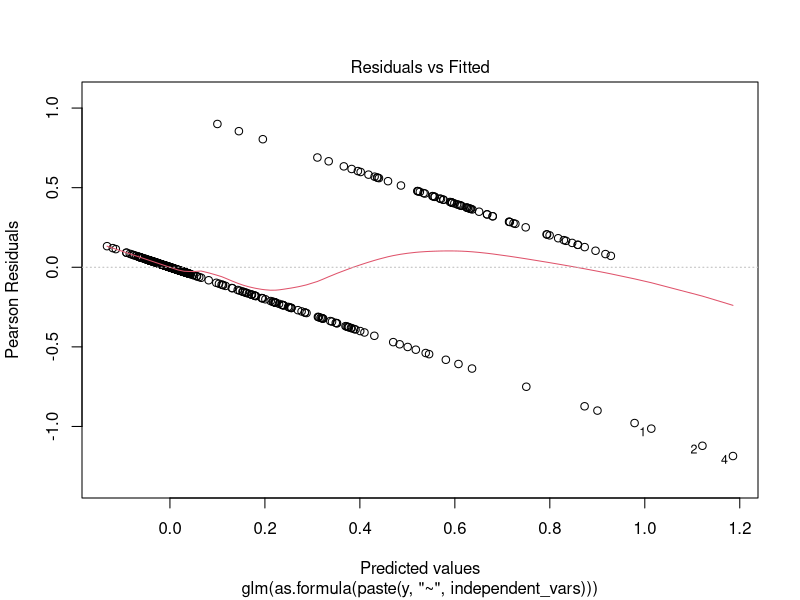
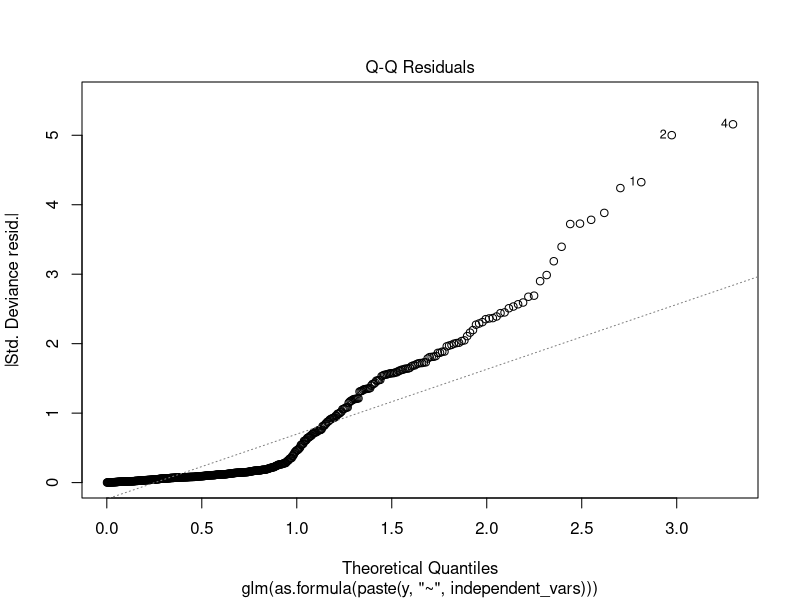
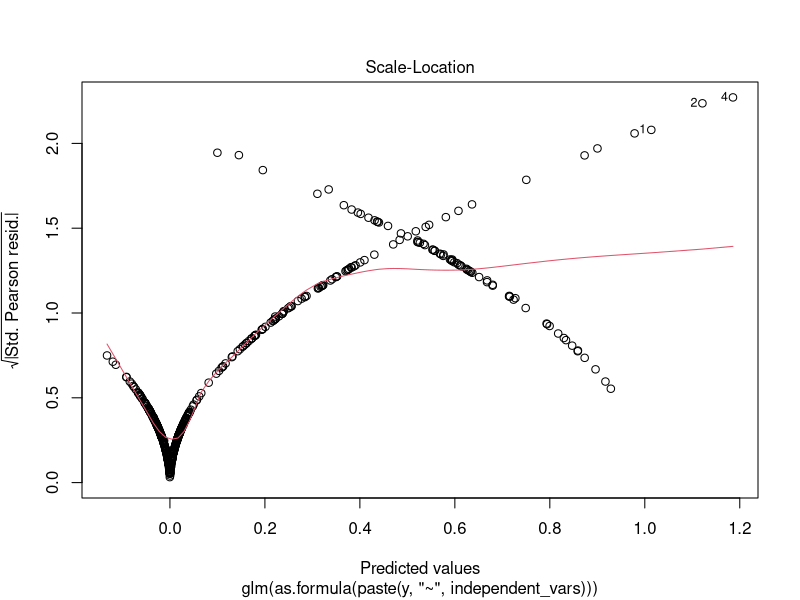
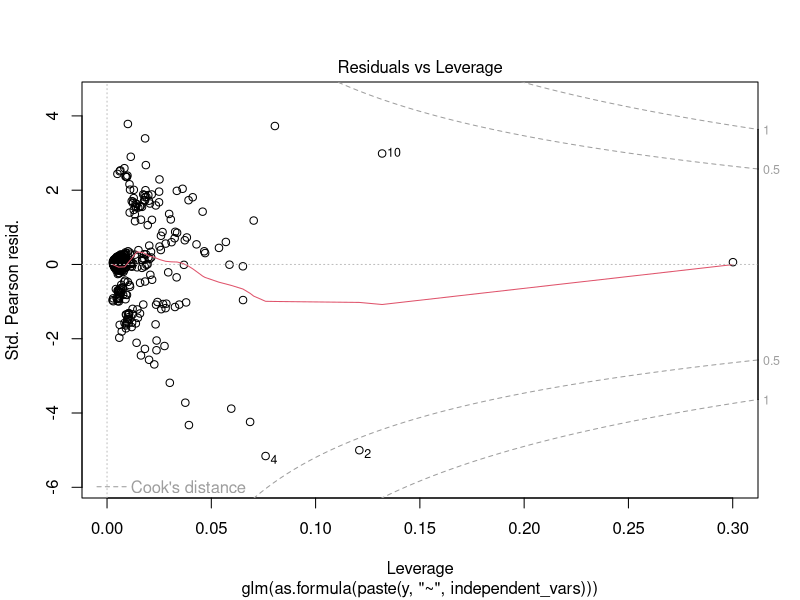
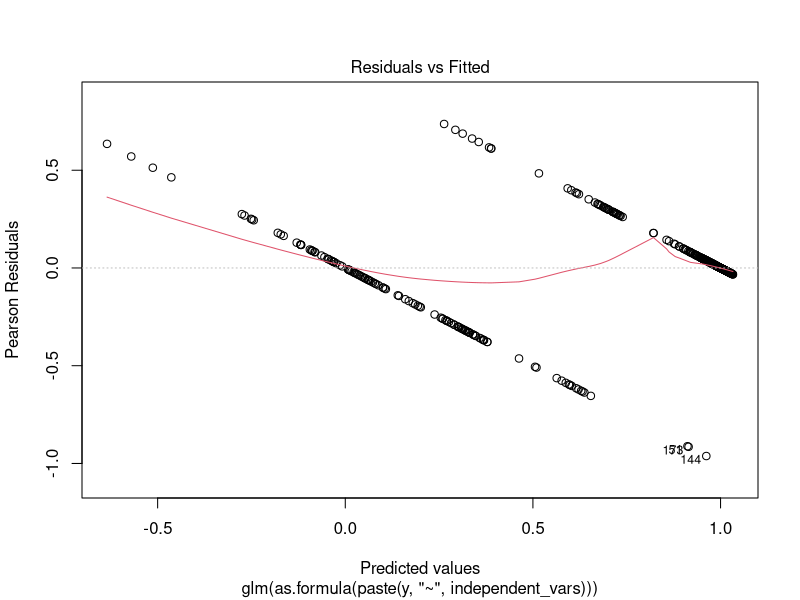
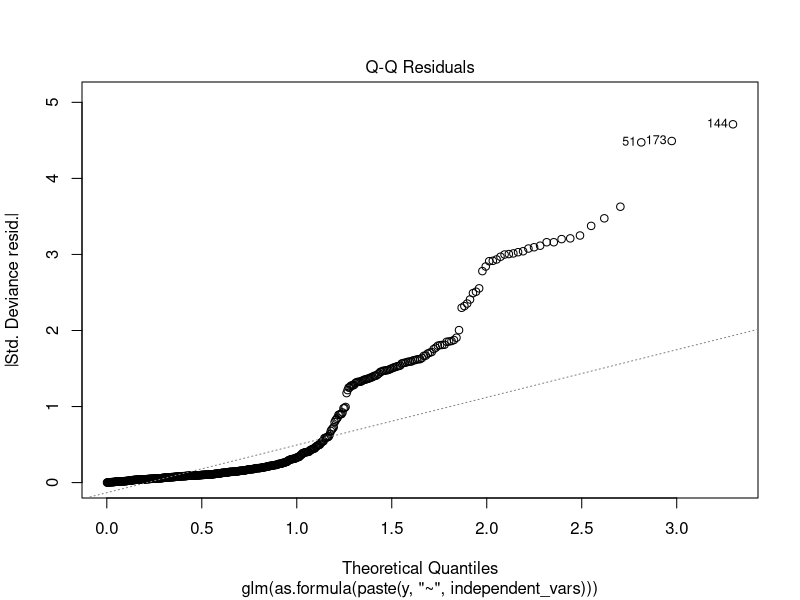
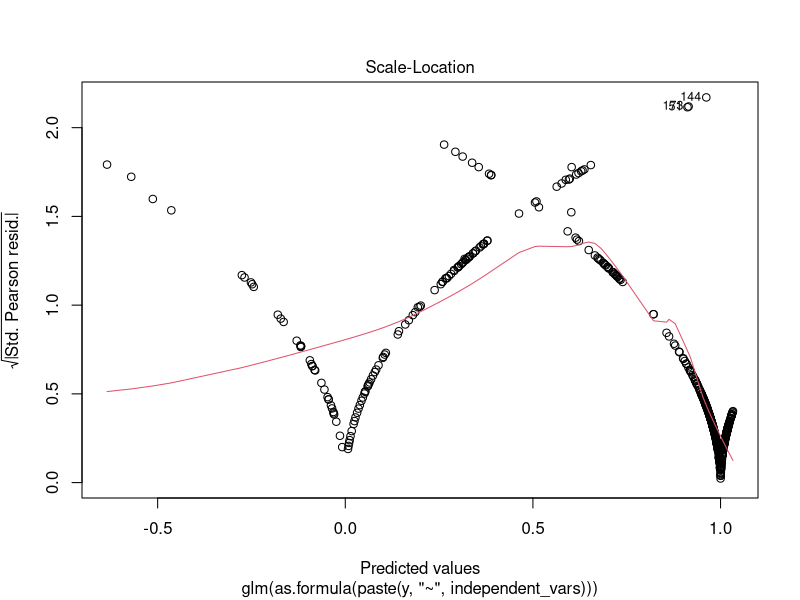
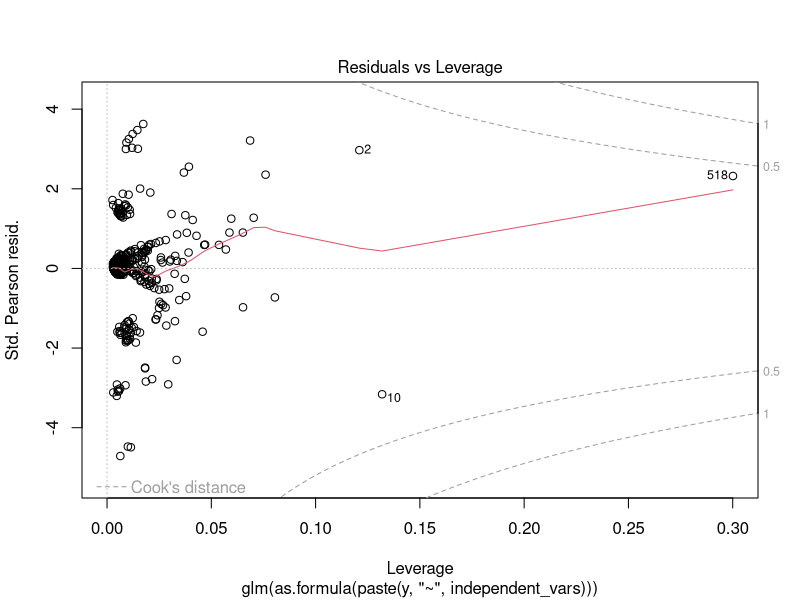

Reproduce these figures in R, in order. (Note: this script raises an error after producing the figures.)
####################################################################################
# Author: Pooja Shah
# Foundations of Intelligent Systems Homework #2
# Description: Predict the Class of transformer by logistic regression
####################################################################################

#Load data from csv file
dataset<-read.csv("IF1-FEB22-detailed.csv")

dataset_logistic<-dataset[c(-1,-7)]

# Split categories of Class into different columns with binomial values
dataset_logistic[c("Class_B","Class_G","Class_N", "Class_M")]<-NA
dataset_logistic$Class_B<- ifelse(dataset_logistic$Class == "B",1,0)
dataset_logistic$Class_G<- ifelse(dataset_logistic$Class == "G",1,0)
dataset_logistic$Class_N<- ifelse(dataset_logistic$Class == "N",1,0)
dataset_logistic$Class_M<- ifelse(dataset_logistic$Class == "M",1,0)

#Split the data
set.seed(101)
index <- sample(1:nrow(dataset_logistic), size <- 0.70*nrow(dataset_logistic))
logistic_train_data <- dataset_logistic[index,]
logistic_test_data <- dataset_logistic[-index,]
logistic_test_data_multinom<-dataset_logistic[-index,]
logistic_test_data_highlyCor <- dataset_logistic[-index,]

#Store the column names of the data set
column_names<-c()
column_names<-c(column_names,colnames(dataset_logistic))

#Store the dependent variables
dependent_vars<-c()
for(i in 7:10){
  dependent_vars<-c(dependent_vars,column_names[i])
}

#Store the indepedent variables
indep_var<-c()
for(i in 1:5)
{
  indep_var<-c(indep_var,column_names[i])
}
independent_vars<-paste(indep_var,collapse = "+")

# Build a logistic regression model on each Class group for all dataset
logisticModel <- list()

for (y in dependent_vars){
  logisticModel[[y]]<-glm(as.formula(paste(y,"~" , independent_vars)), data=logistic_train_data)
}

lapply(logisticModel, summary)

#Plot each logistic regression model for all dataset
for(y in dependent_vars){
  plot(logisticModel[[y]])
}

#Predict Class for all dataset
prediction<-list()

for(y in dependent_vars){
  prediction[[y]] <- predict(logisticModel[[y]], logistic_test_data)
}

lapply(prediction, summary)

logistic_test_data$predicted_Class_B<-prediction[[1]]
logistic_test_data$predicted_Class_G<-prediction[[2]]
logistic_test_data$predicted_Class_N<-prediction[[3]]
logistic_test_data$predicted_Class_M<-prediction[[4]]

#Find the maximum value of all the predicted classes
logistic_test_data$predicted_Class<-colnames(logistic_test_data[11:14])[apply(logistic_test_data[11:14],1,which.max)]

#Assigning the class name to predicted_Class column
logistic_test_data$predicted_Class<-ifelse(logistic_test_data$predicted_Class=="predicted_Class_G", "G",ifelse(logistic_test_data$predicted_Class=="predicted_Class_B","B",ifelse(logistic_test_data$predicted_Class=="predicted_Class_M","M","N")))

#Writing to csv and exporting to the working directory
write.csv(logistic_test_data,"./testing_LogisticRegAll_PredictedVals.csv")

#Confusion matrix for logistic regression model for all dataset
confusion_Matrix_Logistic<- table(logistic_test_data$predicted_Class, logistic_test_data$Class)
confusionMat_Logistic<-as.data.frame(confusion_Matrix_Logistic)
write.csv(confusionMat_Logistic,"./Confusion_Matrix_Logistic_All.csv")

#plot ROC for each class of logistic regression model for all dataset
library(pROC)
rocB<- roc(Class_B ~ predicted_Class_B,data = logistic_test_data)
plot(rocB)

rocG <- roc(Class_G ~ predicted_Class_G, data=logistic_test_data)
plot(rocG)

rocM <- roc(Class_M ~ predicted_Class_M, data=logistic_test_data)
plot(rocM)

rocN <- roc(Class_N ~ predicted_Class_N, data=logistic_test_data)
plot(rocN)


#Find the highly correlated values of Class column
library(randomForest)
randomForest_logistic<-randomForest(as.formula(paste("Class~" , independent_vars)),data=logistic_train_data)
attributesImp<-importance(randomForest_logistic)

randomForest_Logistic_HighCor <- as.data.frame(attributesImp)
write.csv(randomForest_Logistic_HighCor,"./Random_Forest_Logistic_HighlyCorrelated.csv")

#Store the indepedent variables
highlyCorrelated<- c("Total.Acid.Number..mgKOH..g.","Colour")

# Build a logistic regression model for highly correlated values on each Class group
logisticModel_highlyCorrelated <- list()

for (y in dependent_vars){
  logisticModel_highlyCorrelated[[y]]<-glm(as.formula(paste(y,"~" , paste(highlyCorrelated,collapse = "+"))), data=logistic_train_data)
}

lapply(logisticModel_highlyCorrelated, summary)

#Plot each logistic regression model for highly correlated values
for(y in dependent_vars){
  plot(logisticModel_highlyCorrelated[[y]])
}

#Predict Class for highly correlated values
prediction_highlyCor<-list()

for(y in dependent_vars){
  prediction_highlyCor[[y]] <- predict(logisticModel_highlyCorrelated[[y]], logistic_test_data_highlyCor)
}

lapply(prediction_highlyCor, summary)

logistic_test_data_highlyCor$predicted_Class_B<-prediction_highlyCor[[1]]
logistic_test_data_highlyCor$predicted_Class_G<-prediction_highlyCor[[2]]
logistic_test_data_highlyCor$predicted_Class_N<-prediction_highlyCor[[3]]
logistic_test_data_highlyCor$predicted_Class_M<-prediction_highlyCor[[4]]

#Find the maximum value of all the predicted classes
logistic_test_data_highlyCor$predicted_Class<-colnames(logistic_test_data_highlyCor[11:14])[apply(logistic_test_data_highlyCor[11:14],1,which.max)]

logistic_test_data_highlyCor$predicted_Class<-ifelse(logistic_test_data_highlyCor$predicted_Class=="predicted_Class_G", "G",ifelse(logistic_test_data_highlyCor$predicted_Class=="predicted_Class_B","B",ifelse(logistic_test_data_highlyCor$predicted_Class=="predicted_Class_M","M","N")))

write.csv(logistic_test_data_highlyCor,"./testing_LogisticRegHighCor_PredictedVals.csv")

#Confusion matrix for logistic regression model for highly correlated values
ConfusionMatrix_HighCor<-table(logistic_test_data_highlyCor$predicted_Class, logistic_test_data_highlyCor$Class)
confusion_Matrix_HighlyCor<-as.data.frame(ConfusionMatrix_HighCor)
write.csv(confusion_Matrix_HighlyCor,"./Confusion_Matrix_Logistic_HighlyCor.csv")

#plot ROC for each class for logistic model of highly correlated variables
library(pROC)
rocB_highlyCor<- roc(Class_B ~ predicted_Class_B,data = logistic_test_data_highlyCor)
plot(rocB_highlyCor)

rocG_highlyCor <- roc(Class_G ~ predicted_Class_G, data=logistic_test_data_highlyCor)
plot(rocG_highlyCor)

rocM_highlyCor <- roc(Class_M ~ predicted_Class_M, data=logistic_test_data_highlyCor)
plot(rocM_highlyCor)

rocN_highlyCor <- roc(Class_N ~ predicted_Class_N, data=logistic_test_data_highlyCor)
plot(rocN_highlyCor)

#multinomial
library(nnet)
logistic_model_all <-multinom(Class ~ ., data=logistic_train_data)
summary(logistic_model_all)
pred <- predict(logistic_model_all, logistic_test_data_multinom, "probs")
predict_Class <- predict(logistic_model_all, logistic_test_data_multinom)
summary(pred)
head(predict_Class)

